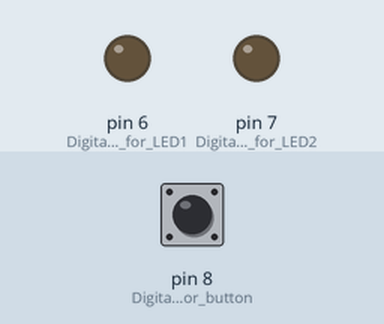
This sketch was run on a simulated Arduino Uno, built with avr-gcc and run on an emulated ATmega328P. Shown: output pins drawn as LEDs (lit = HIGH). The inputs (shaded band) are chosen by the test bench; at power-on: pin 8 (Digital_input_for_button) LOW.

Above: at 1.2 s.
1.3 s: pin 8 (Digital_input_for_button) pulled HIGH for 0.15 s
At 2.6 s:
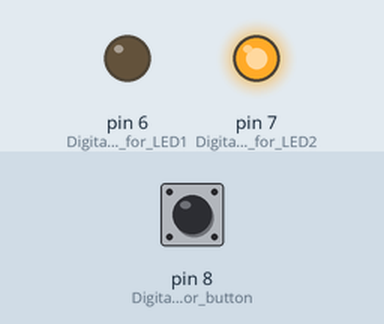
2.9 s: pin 8 (Digital_input_for_button) pulled HIGH for 3.2 s
At 6.9 s:
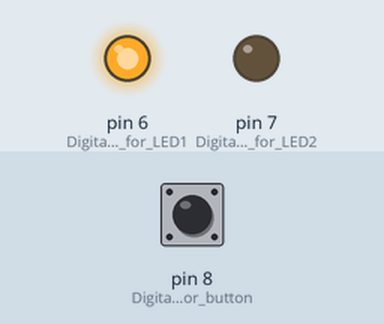
7.6 s: pin 8 (Digital_input_for_button) pulled HIGH for 1 s
At 10.0 s:
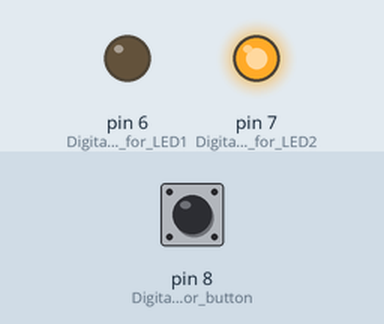
Timing chart, 0 to 11.5 s (numbered marks = the images above; inputs shaded):
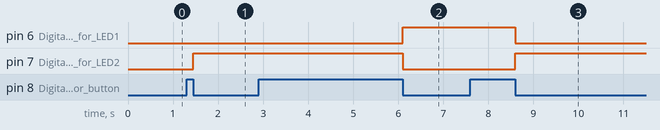

The sketch:

Challenge_1_reference_FINAL.ino
```cpp
unsigned long start_time;
unsigned long stop_time;
bool pressed = false;

void setup() {
  pinMode(6, OUTPUT); //Digital output for LED1
  pinMode(7, OUTPUT); //Digital output for LED2
  pinMode(8, INPUT); //Digital input for button
  digitalWrite(6, 0);
  digitalWrite(7, 0);
}

void loop() {
  bool button = digitalRead(8);

  if (button) {
    pressed = true;
    start_time = millis();
    while (button) {
      stop_time = millis();
      button = digitalRead(8);
    }
  }
  else {
    pressed = false;
  }

  if (stop_time - start_time >= 3000) {
    digitalWrite(6, 1);
    digitalWrite(7, 0);
  }
  else if (pressed == true) {
    digitalWrite(7, 1);
    digitalWrite(6, 0);
  }

}
```

Measured:
- after the input at 1.3 s, pin 7 (Digital_output_for_LED2): LOW → HIGH after 0.15 s
- after the input at 2.9 s, pin 6 (Digital_output_for_LED1): LOW → HIGH after 3.2 s; pin 7 (Digital_output_for_LED2): HIGH → LOW after 3.2 s
- after the input at 7.6 s, pin 6 (Digital_output_for_LED1): HIGH → LOW after 1.0 s; pin 7 (Digital_output_for_LED2): LOW → HIGH after 1.0 s
